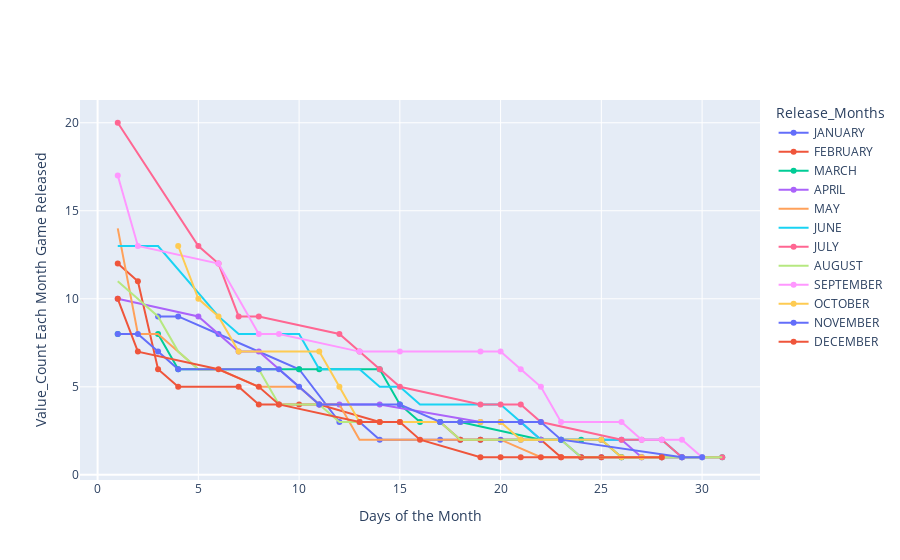

Notebook cell for this chart:
### Code cell
fig_8 = go.Figure()
#1
fig_8.add_scatter(x=data_4[data_4['Month']=="JANUARY"]['Day'].unique(), y=data_4[data_4['Month']=="JANUARY"]['Day'].value_counts(),name='JANUARY')
#2
fig_8.add_scatter(x=data_4[data_4['Month']=="FEBRUARY"]['Day'].unique(), y=data_4[data_4['Month']=="FEBRUARY"]['Day'].value_counts(),name='FEBRUARY')
#3
fig_8.add_scatter(x=data_4[data_4['Month']=="MARCH"]['Day'].unique(), y=data_4[data_4['Month']=="MARCH"]['Day'].value_counts(),name='MARCH')
#4
fig_8.add_scatter(x=data_4[data_4['Month']=="APRIL"]['Day'].unique(), y=data_4[data_4['Month']=="APRIL"]['Day'].value_counts(),name='APRIL')
#5
fig_8.add_scatter(x=data_4[data_4['Month']=="MAY"]['Day'].unique(), y=data_4[data_4['Month']=="MAY"]['Day'].value_counts(),name='MAY')
#6
fig_8.add_scatter(x=data_4[data_4['Month']=="JUNE"]['Day'].unique(), y=data_4[data_4['Month']=="JUNE"]['Day'].value_counts(),name='JUNE')
#7
fig_8.add_scatter(x=data_4[data_4['Month']=="JULY"]['Day'].unique(), y=data_4[data_4['Month']=="JULY"]['Day'].value_counts(),name='JULY')
#8
fig_8.add_scatter(x=data_4[data_4['Month']=="AUGUST"]['Day'].unique(), y=data_4[data_4['Month']=="AUGUST"]['Day'].value_counts(),name='AUGUST')
#9
fig_8.add_scatter(x=data_4[data_4['Month']=="SEPTEMBER"]['Day'].unique(), y=data_4[data_4['Month']=="SEPTEMBER"]['Day'].value_counts(),name='SEPTEMBER')
#10
fig_8.add_scatter(x=data_4[data_4['Month']=="OCTOBER"]['Day'].unique(), y=data_4[data_4['Month']=="OCTOBER"]['Day'].value_counts(),name='OCTOBER')
#11
fig_8.add_scatter(x=data_4[data_4['Month']=="NOVEMBER"]['Day'].unique(), y=data_4[data_4['Month']=="NOVEMBER"]['Day'].value_counts(),name='NOVEMBER')
#12
fig_8.add_scatter(x=data_4[data_4['Month']=="DECEMBER"]['Day'].unique(), y=data_4[data_4['Month']=="DECEMBER"]['Day'].value_counts(),name='DECEMBER')

fig_8.update_layout(
    title="",
    xaxis_title="Days of the Month",
    yaxis_title="Value_Count Each Month Game Released",
    legend_title="Release_Months")


fig_8.show()

### Figure 1 — Plotly figure (JSON) as saved in the notebook; plotly's stock layout.template omitted (floating-point values rounded to 4 significant figures)
{"data": [{"name": "JANUARY", "x": [3, 4, 6, 10, 12, 13, 14, 17, 18, 19, 20, 21, 23, 24, 25, 26, 27, 28], "y": [9, 9, 8, 6, 3, 3, 2, 2, 2, 2, 2, 2, 2, 1, 1, 1, 1, 1], "type": "scatter"}, {"name": "FEBRUARY", "x": [1, 2, 3, 4, 7, 8, 9, 10, 11, 14, 15, 17, 18, 19, 22, 23, 24, 25, 28], "y": [12, 11, 6, 5, 5, 4, 4, 4, 4, 3, 3, 3, 2, 2, 2, 1, 1, 1, 1], "type": "scatter"}, {"name": "MARCH", "x": [1, 3, 4, 8, 10, 11, 14, 15, 16, 17, 18, 22, 23, 24, 25, 26, 29, 30, 31], "y": [8, 8, 6, 6, 6, 6, 6, 4, 3, 3, 3, 2, 2, 2, 2, 1, 1, 1, 1], "type": "scatter"}, {"name": "APRIL", "x": [1, 5, 7, 8, 11, 12, 14, 19, 20, 21, 22, 25, 26, 27, 28, 29], "y": [10, 9, 7, 7, 4, 4, 4, 3, 3, 3, 2, 2, 2, 1, 1, 1], "type": "scatter"}, {"name": "MAY", "x": [1, 2, 3, 4, 5, 6, 8, 10, 11, 12, 13, 17, 18, 19, 20, 22, 24, 25, 26, 27, 31], "y": [14, 8, 8, 7, 6, 6, 5, 5, 4, 4, 2, 2, 2, 2, 2, 1, 1, 1, 1, 1, 1], "type": "scatter"}, {"name": "JUNE", "x": [1, 2, 3, 6, 7, 8, 9, 10, 11, 13, 14, 15, 16, 17, 20, 21, 22, 23, 24, 28, 29, 30], "y": [13, 13, 13, 9, 8, 8, 8, 8, 6, 6, 5, 5, 4, 4, 4, 3, 2, 2, 2, 2, 1, 1], "type": "scatter"}, {"name": "JULY", "x": [1, 5, 6, 7, 8, 12, 13, 14, 15, 19, 20, 21, 22, 26, 27, 28, 29, 31], "y": [20, 13, 12, 9, 9, 8, 7, 6, 5, 4, 4, 4, 3, 2, 2, 2, 1, 1], "type": "scatter"}, {"name": "AUGUST", "x": [1, 2, 3, 4, 5, 6, 8, 9, 10, 11, 12, 14, 15, 16, 17, 18, 19, 21, 23, 24, 25, 26, 30, 31], "y": [11, 10, 9, 7, 6, 6, 6, 4, 4, 4, 3, 3, 3, 3, 3, 2, 2, 2, 2, 1, 1, 1, 1, 1], "type": "scatter"}, {"name": "SEPTEMBER", "x": [1, 2, 6, 8, 9, 13, 15, 19, 20, 21, 22, 23, 26, 27, 28, 29, 30], "y": [17, 13, 12, 8, 8, 7, 7, 7, 7, 6, 5, 3, 3, 2, 2, 2, 1], "type": "scatter"}, {"name": "OCTOBER", "x": [4, 5, 6, 7, 11, 12, 13, 14, 15, 18, 19, 20, 21, 25, 26, 27, 28], "y": [13, 10, 9, 7, 7, 5, 3, 3, 3, 3, 3, 3, 2, 2, 1, 1, 1], "type": "scatter"}, {"name": "NOVEMBER", "x": [1, 2, 3, 4, 8, 9, 10, 11, 15, 17, 18, 21, 22, 23, 29, 30], "y": [8, 8, 7, 6, 6, 6, 5, 4, 4, 3, 3, 3, 3, 2, 1, 1], "type": "scatter"}, {"name": "DECEMBER", "x": [1, 2, 6, 8, 9, 13, 14, 15, 16, 19, 20, 21, 22, 23, 28], "y": [10, 7, 6, 5, 4, 3, 3, 3, 2, 1, 1, 1, 1, 1, 1], "type": "scatter"}], "layout": {"title": {"text": ""}, "xaxis": {"title": {"text": "Days of the Month"}, "type": "linear", "range": [-0.8296, 32.83], "autorange": true}, "yaxis": {"title": {"text": "Value_Count Each Month Game Released"}, "type": "linear", "range": [-0.3917, 21.39], "autorange": true}, "legend": {"title": {"text": "Release_Months"}}, "autosize": true}}
